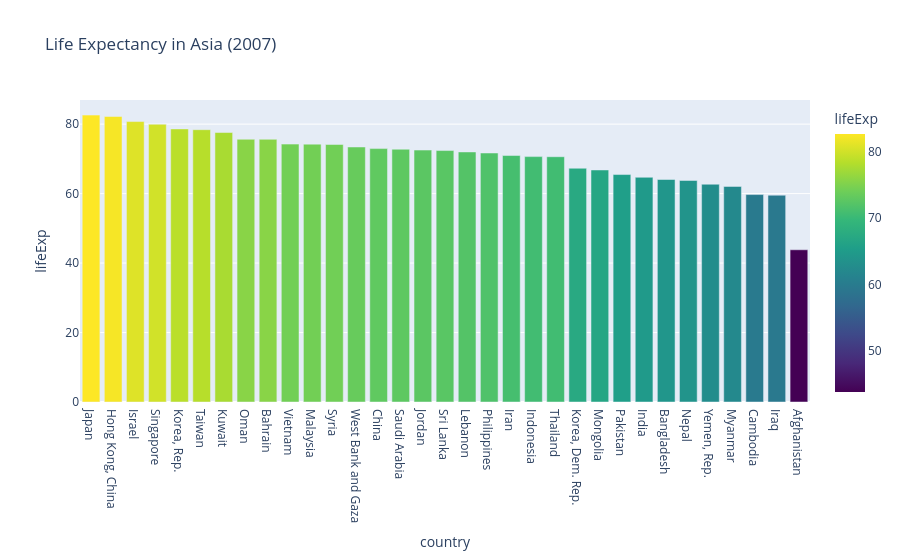

Notebook source saved alongside this figure:
### Code cell
# Part B: Filter for 2007 and Asia
asia_2007 = gapminder[(gapminder['year'] == 2007) & (gapminder['continent'] == 'Asia')]

# Sort descending by life expectancy
asia_2007 = asia_2007.sort_values('lifeExp', ascending=False)

# Create Bar Chart
fig_b = px.bar(asia_2007, 
               x='country', 
               y='lifeExp', 
               color='lifeExp',
               color_continuous_scale='Viridis',
               title="Life Expectancy in Asia (2007)")

fig_b.show()

### Figure 1 — Plotly figure (JSON) as saved in the notebook; plotly's stock layout.template omitted (floating-point values rounded to 4 significant figures)
{"data": [{"hovertemplate": "country=%{x}<br>lifeExp=%{marker.color}<extra></extra>", "legendgroup": "", "marker": {"color": [82.6, 82.21, 80.75, 79.97, 78.62, 78.4, 77.59, 75.64, 75.64, 74.25, 74.24, 74.14, 73.42, 72.96, 72.78, 72.53, 72.4, 71.99, 71.69, 70.96, 70.65, 70.62, 67.3, 66.8, 65.48, 64.7, 64.06, 63.78, 62.7, 62.07, 59.72, 59.55, 43.83], "coloraxis": "coloraxis", "pattern": {"shape": ""}}, "name": "", "orientation": "v", "showlegend": false, "textposition": "auto", "type": "bar", "x": ["Japan", "Hong Kong, China", "Israel", "Singapore", "Korea, Rep.", "Taiwan", "Kuwait", "Oman", "Bahrain", "Vietnam", "Malaysia", "Syria", "West Bank and Gaza", "China", "Saudi Arabia", "Jordan", "Sri Lanka", "Lebanon", "Philippines", "Iran", "Indonesia", "Thailand", "Korea, Dem. Rep.", "Mongolia", "Pakistan", "India", "Bangladesh", "Nepal", "Yemen, Rep.", "Myanmar", "Cambodia", "Iraq", "Afghanistan"], "xaxis": "x", "y": [82.6, 82.21, 80.75, 79.97, 78.62, 78.4, 77.59, 75.64, 75.64, 74.25, 74.24, 74.14, 73.42, 72.96, 72.78, 72.53, 72.4, 71.99, 71.69, 70.96, 70.65, 70.62, 67.3, 66.8, 65.48, 64.7, 64.06, 63.78, 62.7, 62.07, 59.72, 59.55, 43.83], "yaxis": "y"}], "layout": {"barmode": "relative", "coloraxis": {"colorbar": {"title": {"text": "lifeExp"}}, "colorscale": [[0, "#440154"], [0.1111, "#482878"], [0.2222, "#3e4989"], [0.3333, "#31688e"], [0.4444, "#26828e"], [0.5556, "#1f9e89"], [0.6667, "#35b779"], [0.7778, "#6ece58"], [0.8889, "#b5de2b"], [1, "#fde725"]]}, "legend": {"tracegroupgap": 0}, "title": {"text": "Life Expectancy in Asia (2007)"}, "xaxis": {"anchor": "y", "domain": [0, 1], "title": {"text": "country"}}, "yaxis": {"anchor": "x", "domain": [0, 1], "title": {"text": "lifeExp"}}}}
